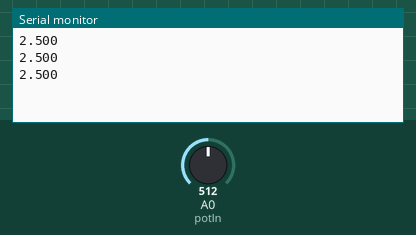
Recording of a sketch running on a simulated Arduino Uno, built with avr-gcc and run on an emulated ATmega328P. Parts: the last lines printed to the serial monitor. The test bench sets the inputs (shaded band); at power-on: A0 (potIn) = 512.

Above: at 1.3 s.
1.4 s: A0 (potIn) set to 716
At 1.9 s:
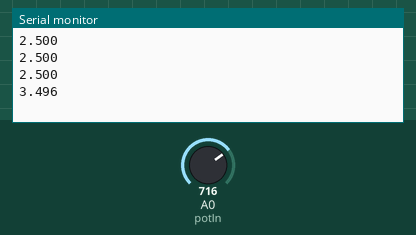
2.9 s: A0 (potIn) set to 900
At 3.4 s:
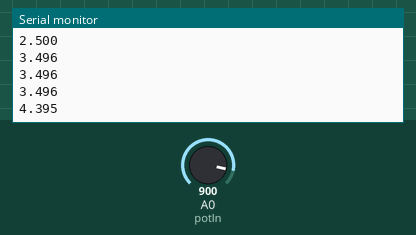
Timing chart, 0 to 5.9 s (numbered marks = the images above; inputs shaded):
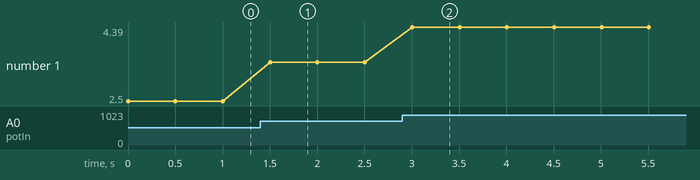

Measured:
- after the input at 1.4 s, the serial monitor: prints a new line after 0.10 s (image 1)
- after the input at 2.9 s, the serial monitor: prints a new line after 0.10 s (image 2)
- plotted number 1: 2.5 → 3.5 after the input at 1.4 s, 3.5 → 4.39 after the input at 2.9 s

The sketch:

slider_code_01.ino
```cpp
/*
Robotale Potentiometer Sample Sketch
*/

#include <SPI.h>

#include <Ethernet.h>

#include <EthernetUdp.h>


const int potIn = A0;

int RawValue= 0;
float Voltage = 0;
float Resistance = 0;

void setup(){
  pinMode(potIn, INPUT);
  Serial.begin(74880);
}

void loop(){
  RawValue = analogRead(potIn);
  Voltage = (RawValue * 5.0 )/ 1024.0; // scale the ADC

  Resistance = 5000.0 * (RawValue/1024.0); //5000 Refers to the resistance of potentiometer

//  Serial.print("Raw Value = " );  // shows pre-scaled value
//  Serial.print(RawValue);
//  Serial.print("\t Voltage = "); // shows the voltage measured
//  Serial.print(Voltage,3); //3 digits after decimal point
//  Serial.print("\t Resistance = "); // shows the voltage measured
//  Serial.println(Resistance);

  //Serial.print("Voltage = "); // shows the voltage measured
  Serial.println(Voltage,3); //3 digits after decimal point
  delay(500);   // 1/2 sec so your display doesnt't scroll too fast
}
```
